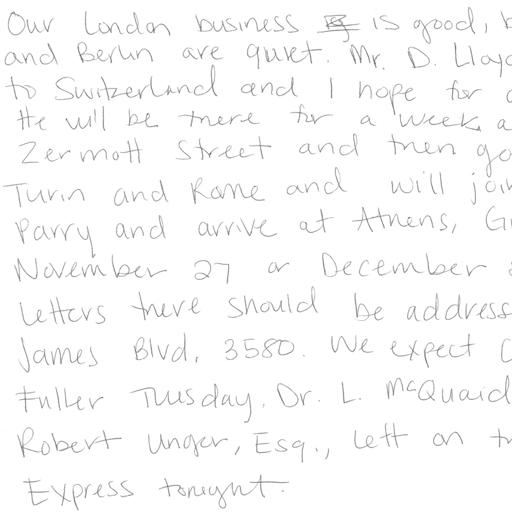
#> input picture preprocessing/Step3_Paragraph/mnsit_paragraph3.jpeg, 512 x 512 px, found by its file name
$ jupyter execute --allow-errors paragraph1_MNIST.ipynb
#> lines starting #> are read from the running program, lines starting #| are printed output that depends on the picture
[cell 1]
from PIL import Image
import os
import numpy as np
import cv2
import matplotlib.pyplot as plt

# Load the image
img_path = '/content/mnsit_paragraph3.jpeg'
img = Image.open(img_path)
#> img is the input picture: PIL image 512x512 RGB; min 97, max 255, mean 249.8

# Convert to grayscale
img = img.convert('L')
#> img: PIL image 512x512 L

# Resize to 512x512 pixels
img = img.resize((512, 512))

# Convert to numpy array
img_array = np.array(img)

# Apply Otsu's thresholding
_, binary_img = cv2.threshold(img_array, 0, 255, cv2.THRESH_BINARY_INV + cv2.THRESH_OTSU)
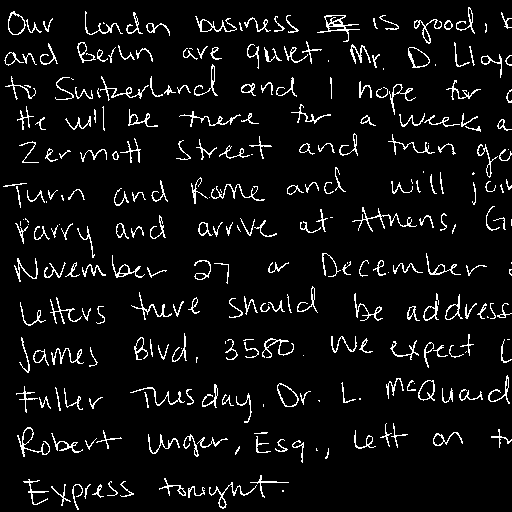
#> binary_img: shape (512, 512); 6.2% white in thin lines or dots

# Invert the colors
inverted_img = cv2.bitwise_not(binary_img)
#> inverted_img: shape (512, 512); 93.8% white; black in thin lines or dots

# Display the processed image
plt.imshow(inverted_img, cmap='gray')
plt.title('Preprocessed Paragraph')
plt.show()

# Normalize the pixel values to [0, 1]
img_array = img_array / 255.0

# Save the array for further processing
img_array = img_array * 255

print(img_array.shape)
#| (512, 512)

[cell 2]
# Load the image in grayscale
img_path = '/content/mnsit_word3.jpeg'
img = cv2.imread(img_path, cv2.IMREAD_GRAYSCALE)

# Apply thresholding with a different threshold value
threshold_value = 128  # Try values between 0 to 255
_, binary_img = cv2.threshold(img, threshold_value, 255, cv2.THRESH_BINARY_INV)

# Ensure binary_img is a NumPy array
if isinstance(binary_img, np.ndarray):
    # Display the binary image
    plt.imshow(binary_img, cmap='gray')
    plt.title(f'Binary Image with Threshold {threshold_value}')
    plt.show()
else:
    print(f"Unexpected data type: {type(binary_img)}")
#| Unexpected data type: <class 'NoneType'>

[cell 3]
# Apply Otsu's thresholding
_, binary_img = cv2.threshold(img, 0, 255, cv2.THRESH_BINARY_INV + cv2.THRESH_OTSU)

# Ensure binary_img is a NumPy array
if isinstance(binary_img, np.ndarray):
    # Display the binary image
    plt.imshow(binary_img, cmap='gray')
    plt.title('Binary Image with Otsu Thresholding')
    plt.show()
else:
    print(f"Unexpected data type: {type(binary_img)}")
#| Unexpected data type: <class 'NoneType'>


$ run again, with preprocessing/Step3_Paragraph/mnsit_paragraph2.jpeg copied over preprocessing/Step3_Paragraph/mnsit_paragraph3.jpeg
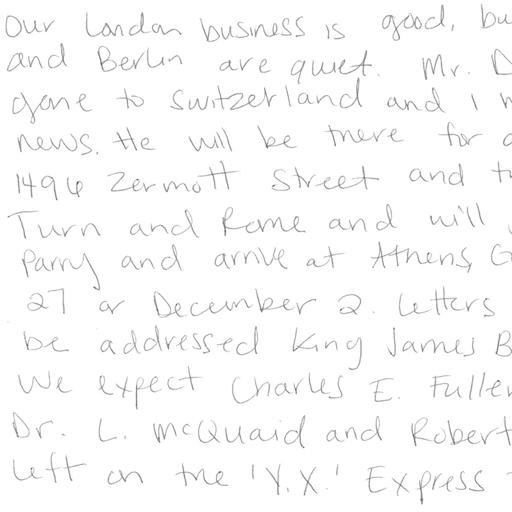
#> input picture preprocessing/Step3_Paragraph/mnsit_paragraph2.jpeg, 512 x 512 px, found by its file name
#> img is the input picture: PIL image 512x512 RGB; min 78, max 255, mean 249.9
#> img: PIL image 512x512 L
#> `_, binary_img = cv2.threshold(img_array, 0, 255, cv2.THRESH_BINARY_INV..`:
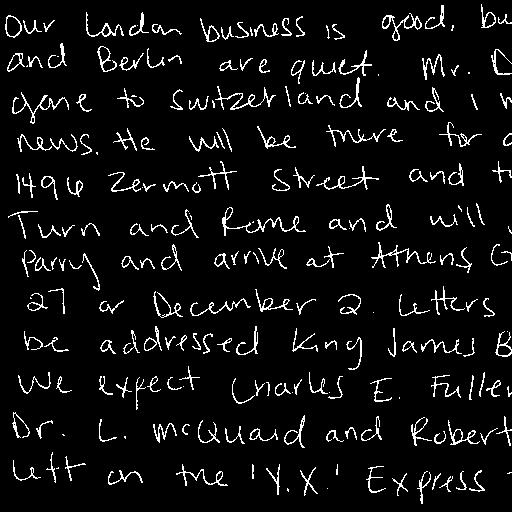
#> binary_img: shape (512, 512); 6.1% white in thin lines or dots
#> inverted_img: shape (512, 512); 93.9% white; black in thin lines or dots
#| (512, 512)
#| Unexpected data type: <class 'NoneType'>
#| Unexpected data type: <class 'NoneType'>
